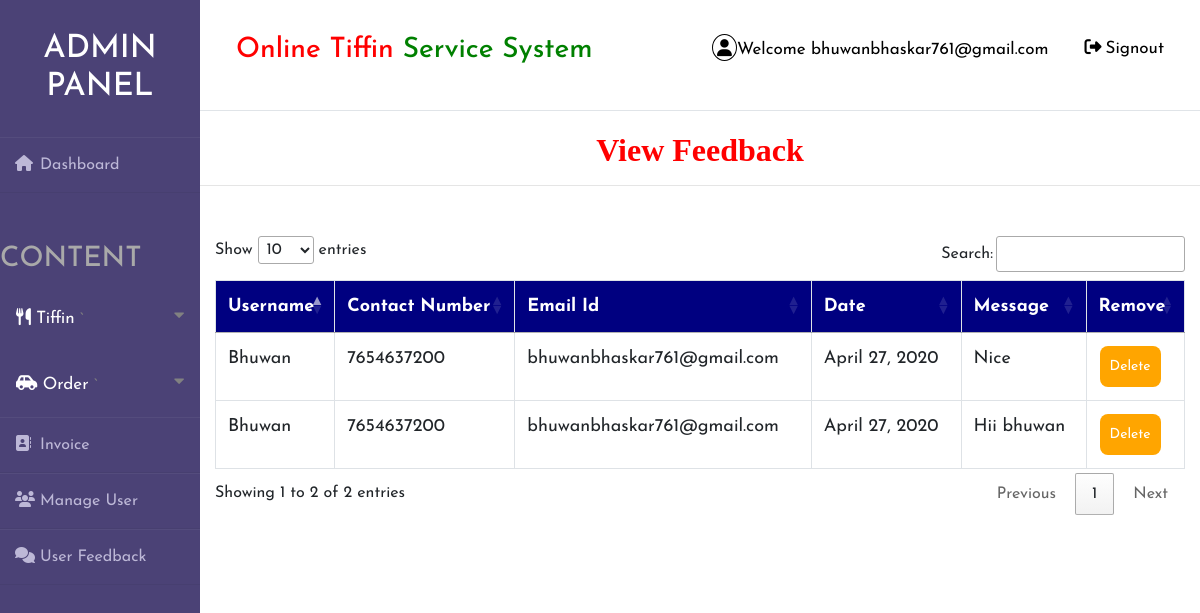
/view_feedback (signed in), run on the app's committed database.
### tiffin/models.py (models this page shows, shortened)
class Send_Feedback(models.Model):
    signup = models.ForeignKey(Signup, on_delete=models.CASCADE, null=True)
    message1 = models.TextField(null=True)
    date = models.CharField(max_length=30, null=True)

class Signup(models.Model):
    user = models.ForeignKey(User, on_delete=models.CASCADE, null=True)
    contact = models.CharField(max_length=10, null=True)
    image = models.FileField(null=True)

### tiffin/views.py (the view)
# urls.py: path('view_feedback', View_feedback, name="view_feedback"),
def View_feedback(request):
    if not request.user.is_authenticated:
        return redirect('login_admin')
    feed = Send_Feedback.objects.all()
    d = {'feed': feed}
    return render(request, 'view_feedback.html', d)

### tiffin/templates/view_feedback.html (shortened to what this page needs)
{% extends 'admin_nav.html' %}
{% block body %}
<center><h2 style="font-weight : bold;font-family : 'Monotype Corsiva' ; color:red;margin-top:2%">View Feedback</h2></center><hr>
<div class="container" style="margin-top:5%">
<table class="table table-bordered" id="myTable" >
  <thead>
  <tr>
    <th>Username</th>
    <th>Contact Number</th>
      <th> Email Id</th>
    <th>Date</th>
      <th>Message</th>
    <th>Remove</th>
  </tr>
  </thead>
   <tbody>
    {% for i in feed %}
  <tr>
    <td>{{i.signup.user.first_name}}</td>
    <td>{{i.signup.contact}}</td>
      <td>{{i.signup.user.username}}</td>
      <td>{{i.date}}</td>
      <td>{{i.message1}}</td>
      <td><a href="{% url 'delete_feedback' i.id %}" onclick="return confirm('Are you sure?')"><button class="button button1">Delete</button></a></td>
  </tr>
    {% endfor %}
    </tbody>
</table>
</div>
{% endblock %}

### tiffin/templates/admin_nav.html (shortened to what this page needs)
<!DOCTYPE html>
<html lang="en">
{% load static %}
<head>
	<link rel="stylesheet" href="{% static 'style1.css' %}">
    <link rel="stylesheet" href="https://cdnjs.cloudflare.com/ajax/libs/font-awesome/4.7.0/css/font-awesome.min.css">
    <link rel="stylesheet" href="https://maxcdn.bootstrapcdn.com/bootstrap/4.0.0/css/bootstrap.min.css">
  <link rel = stylesheet href = "//cdn.datatables.net/1.10.19/css/jquery.dataTables.min.css">
</head>
<body>
<div class="wrapper">
    <div class="sidebar">
        <h2>Admin Panel</h2>
        <ul>
            <li style="margin-bottom:50px"><a href="{% url 'admin_home' %}"><i class="fas fa-home"></i>Dashboard</a></li>
            <h3 style="color:Darkgrey;margin-bottom:10px">CONTENT</h3>
            <button class="dropdown dropdown-btn nav-link" style="padding-top:20px;padding-bottom:20px">
                <a href="#" style="color: #fff"><i class="fas fa-utensils"></i>
                    Tiffin</a>
    `           <i class="fa fa-caret-down"></i>
            </button>
            <button class="dropdown-btn nav-link" style="padding-top:20px;padding-bottom:20px">
                <a href="" style="color: #fff"><i class="fas fa-car-side"></i>
                    Order</a>
    `           <i class="fa fa-caret-down"></i>
            </button>
            <li><a href="{% url 'order_invoice' %}"><i class="fas fa-address-book"></i>Invoice</a></li>
            <li><a href="{% url 'view_user' %}"><i class="fas fa-users"></i>Manage User</a></li>
            <li><a href="{% url 'view_feedback' %}"><i class="fas fa-comments"></i>User Feedback</a></li>
</ul>
    </div>
    <div class="main_content">
        <div class="header"><div class="topnav">
  <a class="active" href="#home"><h3><span style="color:red">Online Tiffin</span> <span style="color:green">Service System</span></h3></a>
  <div class="topnav-right">
    <a href="#search"><i style="padding:4px;border-radius:50%;border:1px solid black" class="fas fa-user"></i>Welcome {{request.user.username}}</a>
    <a href="{% url 'logout' %}"><i style="padding:4px;bborder:1px solid black" class="fas fa-sign-out-alt"></i>Signout</a>
  </div>
</div>
</div>
        {% block body %}
        {% endblock %}
    </div>
</div>
</body>
</html>

### tiffin/static/style1.css (style rules this page uses)
* { margin: 0; padding: 0; box-sizing: border-box; list-style: none; text-decoration: none; font-family: 'Josefin Sans', sans-serif; }
body { background-color: #f3f5f9; }
.wrapper { display: flex; position: relative; }
.wrapper .sidebar { width: 200px; height: 100%; background: #4b4276; padding: 30px 0px; position: fixed; }
.wrapper .sidebar h2 { color: #fff; text-transform: uppercase; text-align: center; margin-bottom: 30px; }
.wrapper .sidebar ul li { padding: 15px; border-bottom: 1px solid #bdb8d7; border-bottom: 1px solid rgba(0,0,0,0.05); border-top: 1px solid rgba(255,255,255,0.05); }
.wrapper .sidebar ul li a { color: #bdb8d7; display: block; }
.wrapper .sidebar ul li a .fas { width: 25px; }
.wrapper .main_content { width: 100%; margin-left: 200px; }
.wrapper .main_content .header { padding: 20px; background: #fff; color: #717171; border-bottom: 1px solid #e0e4e8; }
.topnav { overflow: hidden; background-color: #fff; }
.topnav a { float: left; color: black; text-align: center; padding: 14px 16px; text-decoration: none; font-size: 17px; }
.topnav-right { float: right; }

### tiffin/templates/admin_nav.html (style rules this page uses)
.button { background-color: orange; border: none; color: white; padding: 10px; text-align: center; text-decoration: none; display: inline-block; font-size: 14px; margin: 1px 1px; cursor: pointer; }
.button1 { border-radius: 8px; }
* { box-sizing: border-box; }
#myTable { border-collapse: collapse; width: 100%; border: 1px solid #ddd; font-size: 18px; }
#myTable th { text-align: left; padding: 12px; background-color: Navy; color: white; }
#myTable td { text-align: left; padding: 12px; background-color: white; }
#myTable tr { border-bottom: 1px solid #ddd; }
body { font-family: "Lato", sans-serif; }
.sidenav a, .dropdown-btn { padding: 6px 8px 6px 16px; text-decoration: none; font-size: 20px; color: #818181; display: block; border: none; background: none; width: 100%; text-align: left; cursor: pointer; outline: none; }
.fa-caret-down { float: right; padding-right: 8px; }
.nav-link { font-size:17px; }

### data on the page
Send_Feedback: signup.user.first_name "Bhuwan", signup.contact "7654637200", signup.user.username "bhuwanbhaskar761@gmail.com", date "April 27, 2020", message1 "Nice"
Send_Feedback: signup.user.first_name "Bhuwan", signup.contact "7654637200", signup.user.username "bhuwanbhaskar761@gmail.com", date "April 27, 2020", message1 "Hii bhuwan"

### other printed values
{{ request.user.username }} "bhuwanbhaskar761@gmail.com"
